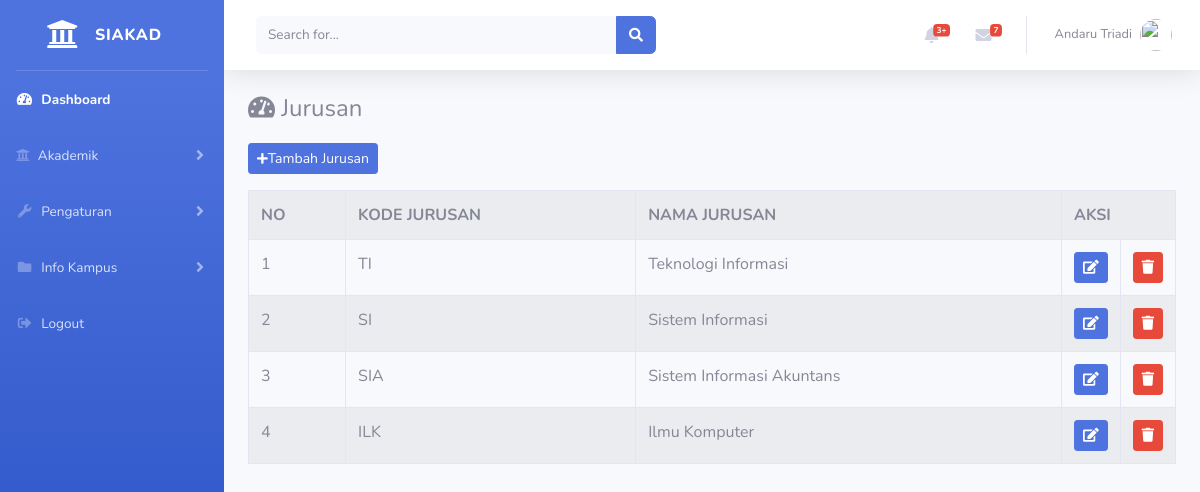
The page /index.php/administrator/jurusan on the database as committed earlier.
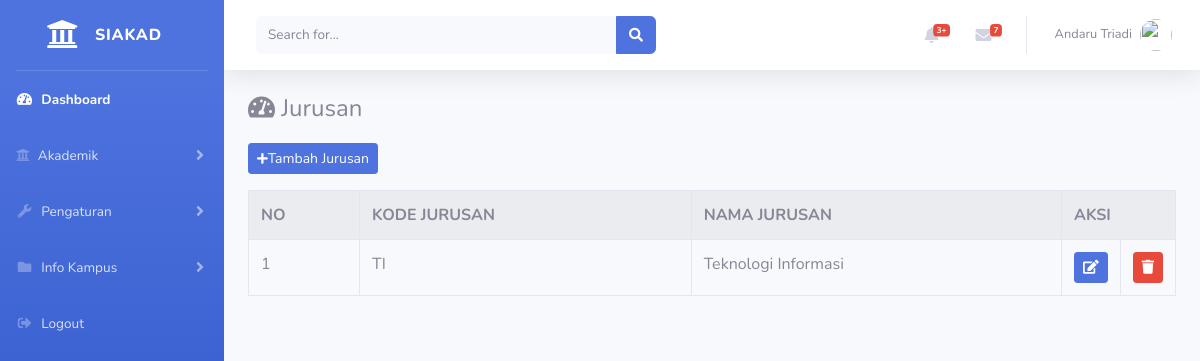
The same page on the database as committed later.
### tables this page shows
CREATE TABLE `jurusan` (
  `id_jurusan` int(11) NOT NULL,
  `kode_jurusan` varchar(3) NOT NULL,
  `nama_jurusan` varchar(25) NOT NULL
);

### application/controllers/administrator/jurusan.php (called while the page is built, shortened)
<?php
class Jurusan extends CI_Controller{
	public function index(){
		$data['jurusan'] = $this->jurusan_model->tampil_data()->result();
		$this->load->view('templates_administrator/header');
		$this->load->view('templates_administrator/sidebar');
		$this->load->view('administrator/jurusan', $data);
		$this->load->view('templates_administrator/footer');
	}
}

### index.php (called while the page is built, shortened)
<?php
require_once BASEPATH.'core/CodeIgniter.php';

### application/models/jurusan_model.php (called while the page is built, shortened)
<?php
class Jurusan_model extends CI_Model{
	public function tampil_data(){
		return $this->db->get('jurusan');
	}
}

### application/views/administrator/jurusan.php (the view, shortened to what this page needs)
<div class="container-fluid">
	<h4>
        <i class="fas fa-tachometer-alt mb-3"></i> Jurusan
    </h4>
    <a href="<?= base_url('administrator/jurusan/input') ?>" class="btn btn-sm btn-primary mb-3"><i class="fas fa-sm fa-plus"></i>Tambah Jurusan</a>
    <table class="table table-bordered table-striped table-hover">
    	<tr>
    		<th>NO</th>
    		<th>KODE JURUSAN</th>
    		<th>NAMA JURUSAN</th>
    		<th colspan="2">AKSI</th>
    	</tr>
    	<?php
    	$i = 1;
    	foreach($jurusan as $jrs) : ?>
    	<tr>
    		<td><?= $i++ ?></td>
    		<td><?= $jrs->kode_jurusan ?></td>
    		<td><?= $jrs->nama_jurusan ?></td>
    		<td width="20px">
    			<a href="<?= base_url('administrator/jurusan/update/').$jrs->id_jurusan ?>" class="btn btn-sm btn-primary"><i class="fa fa-edit"></i></a>
    		</td>
    		<td width="20px">
    			<a href="<?= base_url('administrator/jurusan/delete/').$jrs->id_jurusan ?>" class="btn btn-sm btn-danger"><i class="fa fa-trash"></i></a>
    		</td>
    	</tr>
    	<?php endforeach; ?>
    </table>
</div>

Rows that differ between the two databases and show on the page:
removed jurusan: kode_jurusan "SI", nama_jurusan "Sistem Informasi"
removed jurusan: kode_jurusan "SIA", nama_jurusan "Sistem Informasi Akuntans"
removed jurusan: kode_jurusan "ILK", nama_jurusan "Ilmu Komputer"
